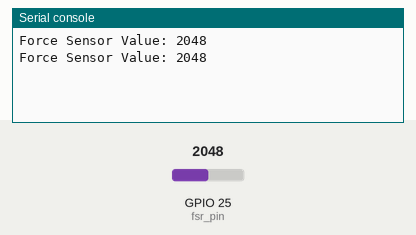
The program below on a simulated ESP32 board running MicroPython. Shown: the last lines printed to the serial console. Inputs (shaded band) come from the test bench; at power-on: GPIO 25 (fsr_pin) = 2048 (analog values on the 0–4095 scale).

Above: at 1.2 s.
1.3 s: GPIO 25 (fsr_pin) set to 2866
At 2.3 s:
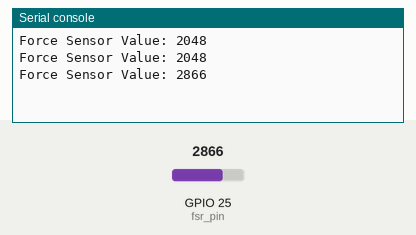
2.8 s: GPIO 25 (fsr_pin) set to 3603
At 3.8 s:
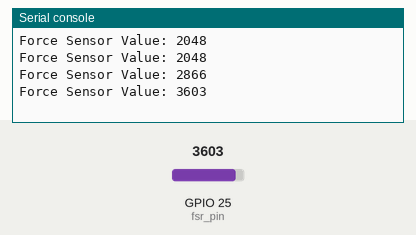
Timing chart, 0 to 5.8 s (numbered marks = the images above; inputs shaded):
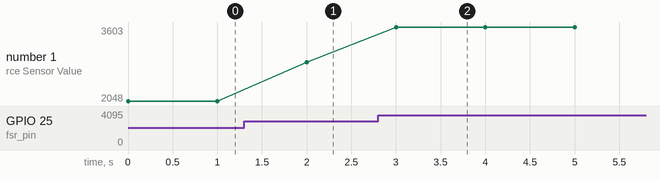

The program:

force.py
```python
from machine import I2C, Pin, ADC
import time

fsr_pin = ADC(Pin(25))
fsr_pin.atten(ADC.ATTN_11DB)      # enable 0–3.3V
fsr_pin.width(ADC.WIDTH_12BIT)    # 12-bit precision

def read_fsr():
    return fsr_pin.read()

# Example usage
while True:
    force_value = read_fsr()
    print(f"Force Sensor Value: {force_value}")
    time.sleep(1)
```

Measured:
- after the input at 1.3 s, the serial console: prints a new line after 0.70 s (image 1)
- after the input at 2.8 s, the serial console: prints a new line after 0.20 s (image 2)
- plotted number 1: 2048 → 2866 after the input at 1.3 s, 2866 → 3603 after the input at 2.8 s
